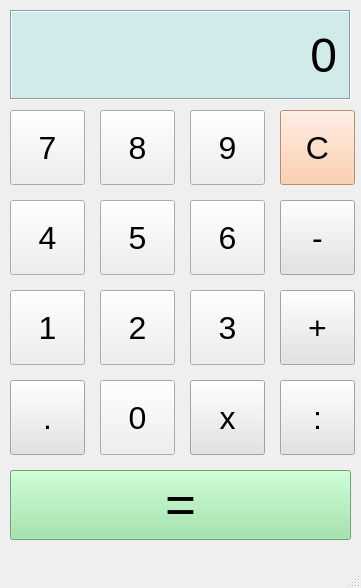
<?xml version="1.0" encoding="UTF-8"?>
<ui version="4.0">
 <class>MainWindow</class>
 <widget class="QMainWindow" name="MainWindow">
  <property name="geometry">
   <rect>
    <x>0</x>
    <y>0</y>
    <width>361</width>
    <height>588</height>
   </rect>
  </property>
  <property name="maximumSize">
   <size>
    <width>361</width>
    <height>588</height>
   </size>
  </property>
  <property name="windowTitle">
   <string>Calculator</string>
  </property>
  <widget class="QWidget" name="centralwidget">
   <widget class="QLabel" name="label">
    <property name="geometry">
     <rect>
      <x>10</x>
      <y>10</y>
      <width>341</width>
      <height>90</height>
     </rect>
    </property>
    <property name="maximumSize">
     <size>
      <width>341</width>
      <height>90</height>
     </size>
    </property>
    <property name="font">
     <font>
      <pointsize>36</pointsize>
     </font>
    </property>
    <property name="styleSheet">
     <string notr="true">
background-color: rgb(208, 235, 233);</string>
    </property>
    <property name="frameShape">
     <enum>QFrame::Box</enum>
    </property>
    <property name="frameShadow">
     <enum>QFrame::Sunken</enum>
    </property>
    <property name="text">
     <string>0</string>
    </property>
    <property name="alignment">
     <set>Qt::AlignRight|Qt::AlignTrailing|Qt::AlignVCenter</set>
    </property>
   </widget>
   <widget class="QPushButton" name="seven">
    <property name="geometry">
     <rect>
      <x>10</x>
      <y>110</y>
      <width>75</width>
      <height>75</height>
     </rect>
    </property>
    <property name="maximumSize">
     <size>
      <width>75</width>
      <height>75</height>
     </size>
    </property>
    <property name="font">
     <font>
      <pointsize>24</pointsize>
     </font>
    </property>
    <property name="text">
     <string>7</string>
    </property>
   </widget>
   <widget class="QPushButton" name="eight">
    <property name="geometry">
     <rect>
      <x>100</x>
      <y>110</y>
      <width>75</width>
      <height>75</height>
     </rect>
    </property>
    <property name="maximumSize">
     <size>
      <width>75</width>
      <height>75</height>
     </size>
    </property>
    <property name="font">
     <font>
      <pointsize>24</pointsize>
     </font>
    </property>
    <property name="text">
     <string>8</string>
    </property>
   </widget>
   <widget class="QPushButton" name="nine">
    <property name="geometry">
     <rect>
      <x>190</x>
      <y>110</y>
      <width>75</width>
      <height>75</height>
     </rect>
    </property>
    <property name="maximumSize">
     <size>
      <width>75</width>
      <height>75</height>
     </size>
    </property>
    <property name="font">
     <font>
      <pointsize>24</pointsize>
     </font>
    </property>
    <property name="text">
     <string>9</string>
    </property>
   </widget>
   <widget class="QPushButton" name="delete_2">
    <property name="geometry">
     <rect>
      <x>280</x>
      <y>110</y>
      <width>75</width>
      <height>75</height>
     </rect>
    </property>
    <property name="maximumSize">
     <size>
      <width>75</width>
      <height>75</height>
     </size>
    </property>
    <property name="font">
     <font>
      <pointsize>24</pointsize>
     </font>
    </property>
    <property name="styleSheet">
     <string notr="true">background-color: rgb(255, 193, 151);</string>
    </property>
    <property name="text">
     <string>C</string>
    </property>
   </widget>
   <widget class="QPushButton" name="subt">
    <property name="geometry">
     <rect>
      <x>280</x>
      <y>200</y>
      <width>75</width>
      <height>75</height>
     </rect>
    </property>
    <property name="maximumSize">
     <size>
      <width>75</width>
      <height>75</height>
     </size>
    </property>
    <property name="font">
     <font>
      <pointsize>24</pointsize>
     </font>
    </property>
    <property name="styleSheet">
     <string notr="true">background-color: rgb(227, 227, 227);</string>
    </property>
    <property name="text">
     <string>-</string>
    </property>
   </widget>
   <widget class="QPushButton" name="four">
    <property name="geometry">
     <rect>
      <x>10</x>
      <y>200</y>
      <width>75</width>
      <height>75</height>
     </rect>
    </property>
    <property name="maximumSize">
     <size>
      <width>75</width>
      <height>75</height>
     </size>
    </property>
    <property name="font">
     <font>
      <pointsize>24</pointsize>
     </font>
    </property>
    <property name="text">
     <string>4</string>
    </property>
   </widget>
   <widget class="QPushButton" name="five">
    <property name="geometry">
     <rect>
      <x>100</x>
      <y>200</y>
      <width>75</width>
      <height>75</height>
     </rect>
    </property>
    <property name="maximumSize">
     <size>
      <width>75</width>
      <height>75</height>
     </size>
    </property>
    <property name="font">
     <font>
      <pointsize>24</pointsize>
     </font>
    </property>
    <property name="text">
     <string>5</string>
    </property>
   </widget>
   <widget class="QPushButton" name="six">
    <property name="geometry">
     <rect>
      <x>190</x>
      <y>200</y>
      <width>75</width>
      <height>75</height>
     </rect>
    </property>
    <property name="maximumSize">
     <size>
      <width>75</width>
      <height>75</height>
     </size>
    </property>
    <property name="font">
     <font>
      <pointsize>24</pointsize>
     </font>
    </property>
    <property name="text">
     <string>6</string>
    </property>
   </widget>
   <widget class="QPushButton" name="add">
    <property name="geometry">
     <rect>
      <x>280</x>
      <y>290</y>
      <width>75</width>
      <height>75</height>
     </rect>
    </property>
    <property name="maximumSize">
     <size>
      <width>75</width>
      <height>75</height>
     </size>
    </property>
    <property name="font">
     <font>
      <pointsize>24</pointsize>
     </font>
    </property>
    <property name="styleSheet">
     <string notr="true">background-color: rgb(227, 227, 227);</string>
    </property>
    <property name="text">
     <string>+</string>
    </property>
   </widget>
   <widget class="QPushButton" name="one">
    <property name="geometry">
     <rect>
      <x>10</x>
      <y>290</y>
      <width>75</width>
      <height>75</height>
     </rect>
    </property>
    <property name="maximumSize">
     <size>
      <width>75</width>
      <height>75</height>
     </size>
    </property>
    <property name="font">
     <font>
      <pointsize>24</pointsize>
     </font>
    </property>
    <property name="text">
     <string>1</string>
    </property>
   </widget>
   <widget class="QPushButton" name="two">
    <property name="geometry">
     <rect>
      <x>100</x>
      <y>290</y>
      <width>75</width>
      <height>75</height>
     </rect>
    </property>
    <property name="maximumSize">
     <size>
      <width>75</width>
      <height>75</height>
     </size>
    </property>
    <property name="font">
     <font>
      <pointsize>24</pointsize>
     </font>
    </property>
    <property name="text">
     <string>2</string>
    </property>
   </widget>
   <widget class="QPushButton" name="three">
    <property name="geometry">
     <rect>
      <x>190</x>
      <y>290</y>
      <width>75</width>
      <height>75</height>
     </rect>
    </property>
    <property name="maximumSize">
     <size>
      <width>75</width>
      <height>75</height>
     </size>
    </property>
    <property name="font">
     <font>
      <pointsize>24</pointsize>
     </font>
    </property>
    <property name="text">
     <string>3</string>
    </property>
   </widget>
   <widget class="QPushButton" name="division">
    <property name="geometry">
     <rect>
      <x>280</x>
      <y>380</y>
      <width>75</width>
      <height>75</height>
     </rect>
    </property>
    <property name="maximumSize">
     <size>
      <width>75</width>
      <height>75</height>
     </size>
    </property>
    <property name="font">
     <font>
      <pointsize>24</pointsize>
     </font>
    </property>
    <property name="styleSheet">
     <string notr="true">background-color: rgb(227, 227, 227);</string>
    </property>
    <property name="text">
     <string>:</string>
    </property>
   </widget>
   <widget class="QPushButton" name="dot">
    <property name="geometry">
     <rect>
      <x>10</x>
      <y>380</y>
      <width>75</width>
      <height>75</height>
     </rect>
    </property>
    <property name="maximumSize">
     <size>
      <width>75</width>
      <height>75</height>
     </size>
    </property>
    <property name="font">
     <font>
      <pointsize>24</pointsize>
     </font>
    </property>
    <property name="styleSheet">
     <string notr="true">background-color: rgb(227, 227, 227);</string>
    </property>
    <property name="text">
     <string>.</string>
    </property>
   </widget>
   <widget class="QPushButton" name="zero0">
    <property name="geometry">
     <rect>
      <x>100</x>
      <y>380</y>
      <width>75</width>
      <height>75</height>
     </rect>
    </property>
    <property name="maximumSize">
     <size>
      <width>75</width>
      <height>75</height>
     </size>
    </property>
    <property name="font">
     <font>
      <pointsize>24</pointsize>
     </font>
    </property>
    <property name="text">
     <string>0</string>
    </property>
   </widget>
   <widget class="QPushButton" name="multuplication">
    <property name="geometry">
     <rect>
      <x>190</x>
      <y>380</y>
      <width>75</width>
      <height>75</height>
     </rect>
    </property>
    <property name="maximumSize">
     <size>
      <width>75</width>
      <height>75</height>
     </size>
    </property>
    <property name="font">
     <font>
      <pointsize>24</pointsize>
     </font>
    </property>
    <property name="styleSheet">
     <string notr="true">background-color: rgb(227, 227, 227);</string>
    </property>
    <property name="text">
     <string>x</string>
    </property>
   </widget>
   <widget class="QPushButton" name="equal">
    <property name="geometry">
     <rect>
      <x>10</x>
      <y>470</y>
      <width>341</width>
      <height>70</height>
     </rect>
    </property>
    <property name="font">
     <font>
      <pointsize>40</pointsize>
     </font>
    </property>
    <property name="styleSheet">
     <string notr="true">background-color: rgb(148, 227, 160);</string>
    </property>
    <property name="text">
     <string>=</string>
    </property>
   </widget>
  </widget>
  <widget class="QMenuBar" name="menubar">
   <property name="geometry">
    <rect>
     <x>0</x>
     <y>0</y>
     <width>361</width>
     <height>22</height>
    </rect>
   </property>
  </widget>
  <widget class="QStatusBar" name="statusbar"/>
 </widget>
 <resources/>
 <connections/>
</ui>
